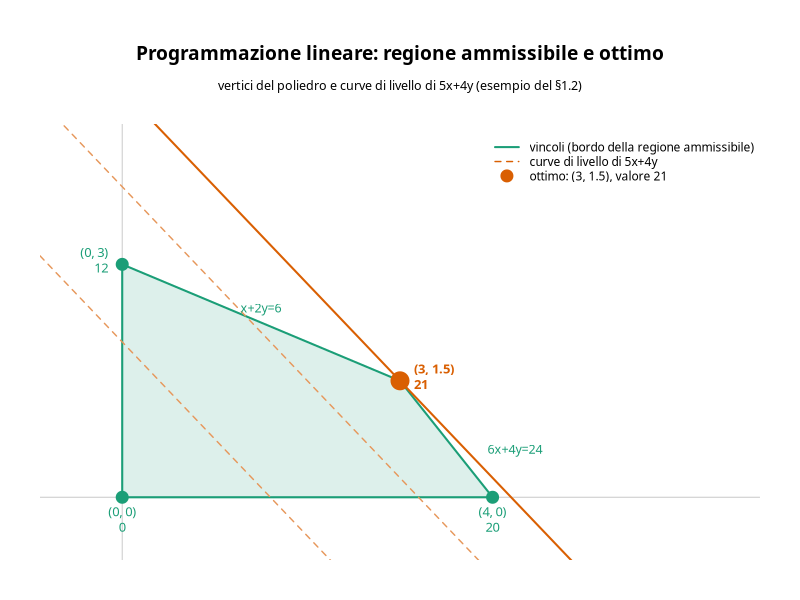

Generate this figure with R:
# Genera img/ottimizzazione_lp.png: la regione ammissibile dell'esempio di
# PL (teoria_computazione/teoria_ottimizzazione.md, §1.2) con i suoi 4 vertici e tre curve di
# livello di 5x+4y, per mostrare visivamente perche' l'ottimo cade sul
# vertice (3, 1.5) dove la curva di livello tocca il poliedro per l'ultima
# volta (§1.3).

vertici <- rbind(
    c(0, 0), c(4, 0), c(3, 1.5), c(0, 3)
)
valori <- c(0, 20, 21, 12)

col_regione <- "#1b9e77"
col_livello <- "#d95f02"

schiarisci <- function(col, quantita = 0.85) {
    rgb_col <- col2rgb(col) / 255
    rgb_nuovo <- rgb_col + (1 - rgb_col) * quantita
    rgb(rgb_nuovo[1, ], rgb_nuovo[2, ], rgb_nuovo[3, ])
}

# Spectral e' il font usato dalla pagina GitHub (geoteo.net/static/style.css);
# richiede il device Cairo per essere referenziato per nome famiglia.
png("img/ottimizzazione_lp.png", width = 1800, height = 850, res = 150, type = "cairo")
par(mar = c(2, 2, 6.2, 2), family = "Spectral")
plot(NA,
    xlim = c(-0.6, 6.6), ylim = c(-0.6, 4.6),
    xlab = "", ylab = "", xaxt = "n", yaxt = "n", bty = "n"
)
mtext("Programmazione lineare: regione ammissibile e ottimo", side = 3, line = 3.0, cex = 1.15, font = 2)
mtext("vertici del poliedro e curve di livello di 5x+4y (esempio del §1.2)", side = 3, line = 1.5, cex = 0.75)

abline(h = 0, v = 0, col = "grey80")

polygon(vertici, col = schiarisci(col_regione), border = col_regione, lwd = 2)

# Tre curve di livello 5x+4y = k, disegnate sopra il riempimento del
# poligono (altrimenti il tratto dashed sparirebbe dove passa nella
# regione ammissibile): le prime due (dashed, piu' chiare) sono solo di
# passaggio, la terza (k = 21, solida) e' quella che tocca il poliedro per
# l'ultima volta, esattamente nel vertice ottimo — l'etichetta di
# quest'ultima e' gia' sul vertice, non serve ripeterla sulla retta.
for (k in c(8, 16)) {
    abline(a = k / 4, b = -5 / 4, col = schiarisci(col_livello, 0.35), lty = 2, lwd = 1.4)
}
abline(a = 21 / 4, b = -5 / 4, col = col_livello, lwd = 2)

text(3.6, 0.6, labels = "6x+4y=24", pos = 4, offset = 1.6, cex = 0.75, col = col_regione)
text(1.5, 2.25, labels = "x+2y=6", pos = 3, cex = 0.75, col = col_regione)

# I tre vertici non ottimi in teal (come il bordo della regione), l'ottimo
# in arancio (come la curva di livello che lo tocca) per legare visivamente
# vertice e curva.
for (i in seq_len(nrow(vertici))) {
    ottimo <- valori[i] == max(valori)
    x <- vertici[i, 1]
    y <- vertici[i, 2]
    col_punto <- if (ottimo) col_livello else col_regione
    points(x, y, pch = 19, cex = if (ottimo) 2.4 else 1.6, col = col_punto)
    pos_lab <- c(1, 1, 4, 2)[i]
    text(x, y,
        labels = sprintf("(%s, %s)\n%d", format(x, drop0trailing = TRUE), format(y, drop0trailing = TRUE), valori[i]),
        pos = pos_lab, offset = 0.7, cex = 0.78, font = if (ottimo) 2 else 1, col = col_punto
    )
}

legend("topright",
    legend = c("vincoli (bordo della regione ammissibile)", "curve di livello di 5x+4y", "ottimo: (3, 1.5), valore 21"),
    col = c(col_regione, col_livello, col_livello), lty = c(1, 2, NA), pch = c(NA, NA, 19),
    lwd = c(2, 1.4, NA), pt.cex = 1.6, bty = "n", cex = 0.72, inset = c(0.0, 0.02), seg.len = 2.2
)

dev.off()
